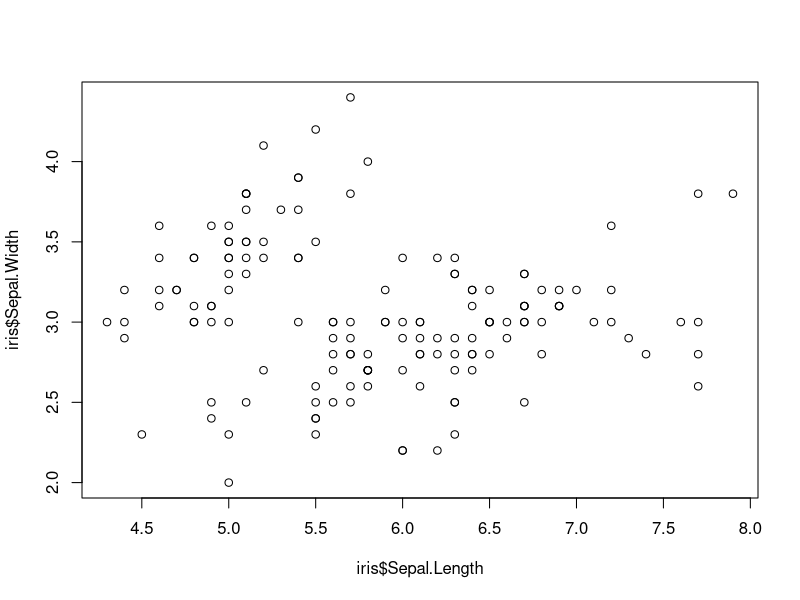
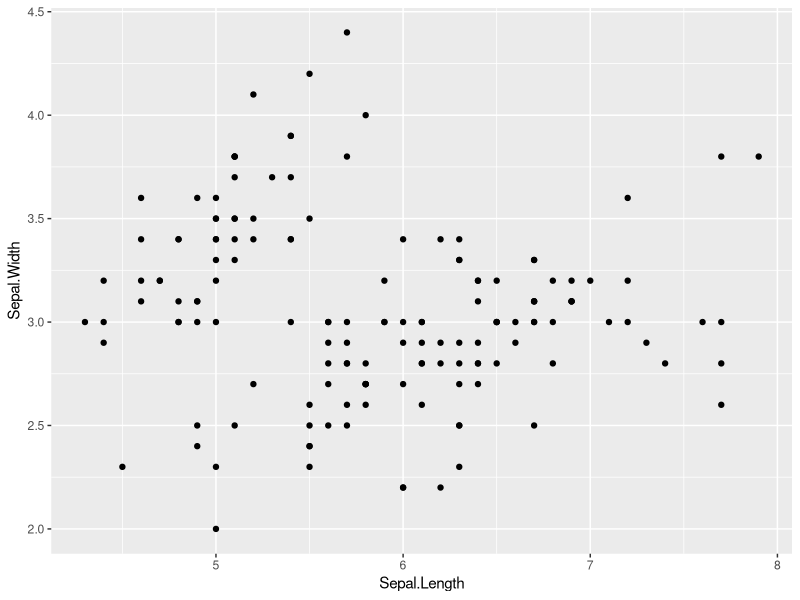
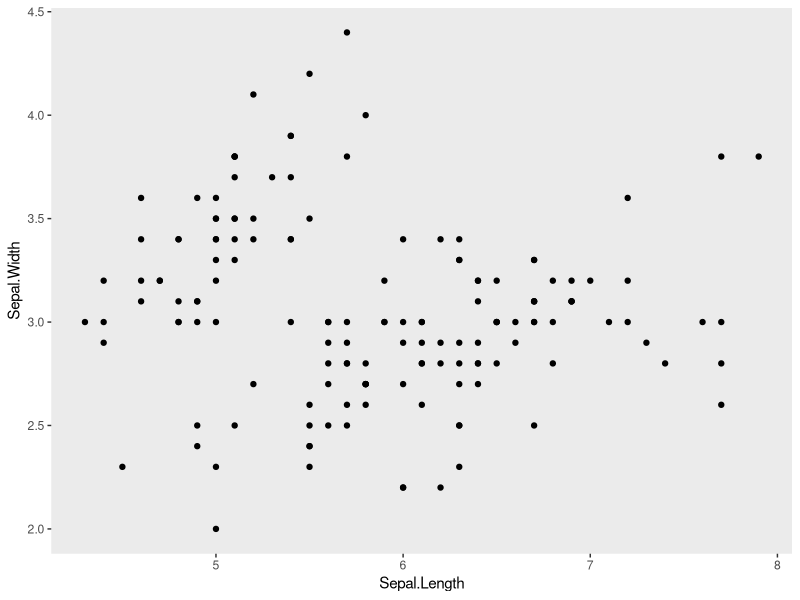
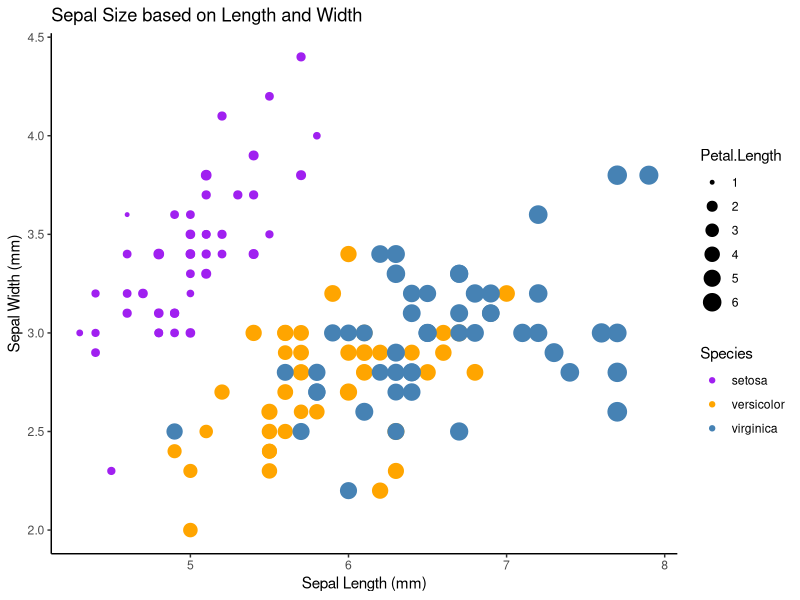

These figures' R source, in order:
#use built in iris dataset
#take a look at it 
head(iris)
#load in some tidyverse packages
library(dplyr)
library(ggplot2)

#####################################
##### Part 1: for loops         #####
#####################################

#Using only data for iris versicolor
#write a for loop
#that produces a regression table
#for each of the following relationships
#1. iris  sepal length x width
#2. iris  petal length x width
#3. iris sepal length x petal length

# hint: consider using a list, and also new vectors for regression variables

final_list = list()

flower <- iris[iris$Species=='versicolor',]

list_data = list(flower$Sepal.Length, flower$Sepal.Width, flower$Petal.Length,
                 flower$Petal.Width, flower$Sepal.Length, flower$Petal.Length)


for (i in 1:3){
  
  DataSet1 = unlist(list_data[((i*2)-1)])
  DataSet2 = unlist(list_data[(i*2)])
  
  final_list[[i]] <- lm(DataSet1 ~ DataSet2)
}


#####################################
##### Part 2: data in dplyr     #####
#####################################

#use dplyr to join data of maximum height
#to a new iris data frame
height <- data.frame(Species = c("virginica","setosa","versicolor"),
                     Height.cm = c(60,100,11.8))

irisNew <- iris

irisNew <- full_join(irisNew, height, by ='Species')



#####################################
##### Part 3: plots in ggplot2  #####
#####################################

#look at base R scatter plot
plot(iris$Sepal.Length,iris$Sepal.Width)

#3a. now make the same plot in ggplot
NewPlot1 <- ggplot(iris, aes(Sepal.Length, Sepal.Width)) + geom_point()
NewPlot1

#3b. make a scatter plot with ggplot and get rid of  busy grid lines
NewPlot2 <- NewPlot1 + theme(panel.grid.major = element_blank(), panel.grid.minor = element_blank())
NewPlot2

#3c. make a scatter plot with ggplot, remove grid lines, add a title and axis labels, 
#    show species by color, and make the point size proportional to petal length
NewPlot3 <- ggplot(iris, aes(Sepal.Length, Sepal.Width, color = Species, size = Petal.Length)) +
            geom_point() + 
            theme_classic() + 
            scale_color_manual(values = c("setosa" = "purple",
                              "versicolor"="orange","virginica"="steelblue")) +
            labs(x = "Sepal Length (mm)", y = "Sepal Width (mm)",
                title = "Sepal Size based on Length and Width")
NewPlot3

#####################################
##### Question: how did         #####
##### arguments differ between  #####
##### plot and ggplot?          #####
#####################################	
